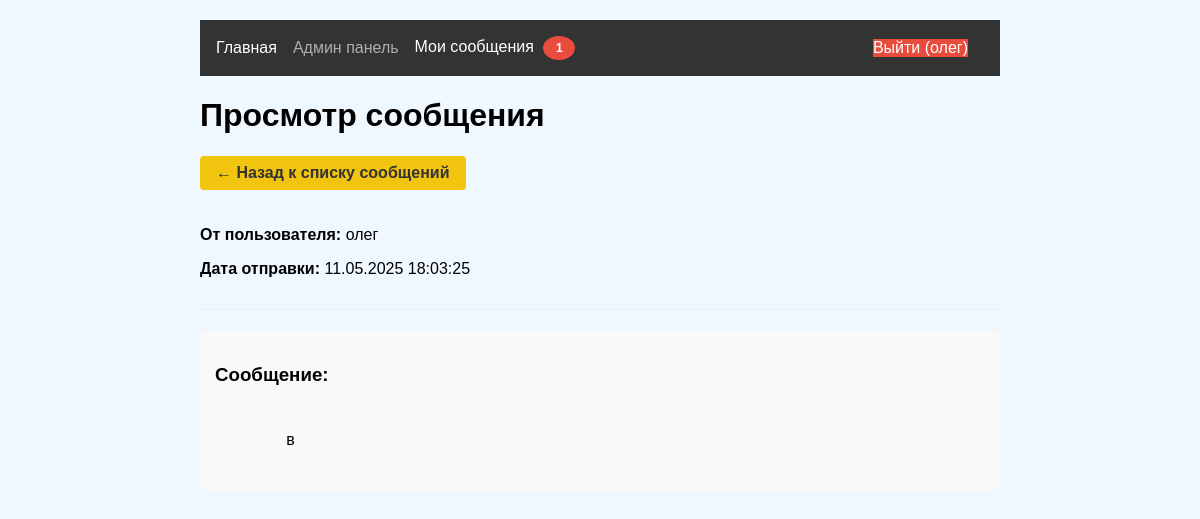
Screenshot of /user/messages/12 (signed in) with the database file from the repository.
### models.py (models this page shows, shortened)
class User(UserMixin, db.Model):
    id = db.Column(db.Integer, primary_key=True)
    username = db.Column(db.String(64), unique=True)
    password_hash = db.Column(db.String(128))
    is_admin = db.Column(db.Boolean, default=False)

class AdminMessage(db.Model):
    id = db.Column(db.Integer, primary_key=True)
    user_id = db.Column(db.Integer, db.ForeignKey('user.id'))
    admin_id = db.Column(db.Integer, db.ForeignKey('user.id'))  # ➕ Добавлено
    message = db.Column(db.Text)
    code_id = db.Column(db.Integer, db.ForeignKey('code_status.id'))
    created_at = db.Column(db.DateTime)
    read = db.Column(db.Boolean, default=False)
    user = db.relationship('User', foreign_keys=[user_id], backref=db.backref('admin_messages', lazy=True))
    admin = db.relationship('User', foreign_keys=[admin_id])  # ➕ Добавлено
    code = db.relationship('CodeStatus', backref=db.backref('messages', lazy=True))
    read_by_user = db.Column(db.Boolean, default=False)
    read_by_admin = db.Column(db.Boolean, default=False)

### app.py (the view)
@app.route('/user/messages/<int:message_id>')
@login_required
def view_user_message(message_id):
    message = AdminMessage.query.get_or_404(message_id)
    if message.user_id != current_user.id:
        flash('Доступ запрещен', 'error')
        return redirect(url_for('user_messages'))
    if not message.read_by_user:
        message.read_by_user = True
        message.read_at = datetime.utcnow()  # Добавляем время прочтения
        db.session.commit()
    return render_template('user_message_details.html', message=message)

### app.py (called while the page is built)
@login_manager.user_loader
def load_user(user_id):
    return User.query.get(int(user_id))

### templates/user_message_details.html (shortened to what this page needs)
{% extends "base.html" %}
{% block content %}
<div class="container">
    <h1>Просмотр сообщения</h1>
    <a href="{{ url_for('user_messages') }}" class="back-btn">← Назад к списку сообщений</a>
    <div class="message-details">
        <div class="message-header">
            <div class="message-meta">
                {% if message.admin_id %}
                    <p><strong>От администратора</strong></p>
                {% else %}
                    <p><strong>От пользователя:</strong> {{ message.user.username }}</p>
                {% endif %}
                <p><strong>Дата отправки:</strong> {{ message.created_at.strftime('%d.%m.%Y %H:%M:%S') }}</p>
            </div>
        </div>
        <div class="message-body">
            <h3>Сообщение:</h3>
            <div class="message-text">
                {{ message.message }}
            </div>
        </div>
    </div>
</div>
{% endblock %}

### templates/base.html (shortened to what this page needs)
<!DOCTYPE html>
<html lang="ru">
<head>
    <link rel="stylesheet" href="{{ url_for('static', filename='css/style.css') }}">
</head>
<body>
    <header>
        <nav>
            {% if current_user.is_authenticated %}
                <div class="nav-left">
                    <a href="{{ url_for('main_index') }}" class="nav-link">Главная</a>
                    <a href="{{ url_for('admin_dashboard') }}" class="nav-link {{ 'admin-link' if current_user.is_admin else 'disabled-link' }}">
                        Админ панель
                    </a>
                    <a href="{{ url_for('user_messages') }}" class="nav-link">
                        Мои сообщения
                        <span class="message-count" id="userMessageCount"></span>
                    </a>
                </div>
                <div class="nav-right">
                    <a href="{{ url_for('logout') }}" class="nav-link logout-btn">Выйти ({{ current_user.username }})</a>
                </div>
            {% else %}
                <div class="nav-left">
                    <a href="{{ url_for('login') }}" class="nav-link">Войти</a>
                    <a href="{{ url_for('register') }}" class="nav-link">Регистрация</a>
                </div>
            {% endif %}
        </nav>
    </header>
    <main>
        {% block content %}{% endblock %}
    </main>
</body>
</html>

### static/css/style.css (style rules this page uses)
body { font-family: Arial, sans-serif; max-width: 800px; margin: 0 auto; padding: 20px; background: #f0f8ff; }
nav { display: flex; background: #333; padding: 1rem; }
nav a { color: white; margin-right: 1rem; text-decoration: none; }
.nav-right { margin-left: auto; }
.back-btn { display: inline-block; margin-bottom: 20px; padding: 8px 16px; background-color: #6c757d; color: #fff; border-radius: 4px; text-decoration: none; }
.disabled-link { opacity: 0.6; cursor: default; position: relative; }
.nav-left, .nav-right { display: flex; align-items: center; }
.nav-left { margin-right: auto; }
.logout-btn { background-color: #e74c3c !important; color: white !important; transition: background-color 0.3s; }
.message-count { display: none; background-color: #e74c3c; color: white; border-radius: 50%; padding: 2px 6px; font-size: 12px; margin-left: 5px; }
.back-btn { display: inline-block; padding: 8px 16px; background-color: #f1c40f; color: #333; border-radius: 4px; text-decoration: none; margin-bottom: 20px; font-weight: bold; }
.message-details .message-header { display: flex; justify-content: space-between; margin-bottom: 20px; padding-bottom: 15px; border-bottom: 1px solid #eee; }
.message-body { background-color: #f9f9f9; padding: 15px; border-radius: 8px; margin-bottom: 20px; }
.message-text { white-space: pre-wrap; line-height: 1.5; }
.message-count { display: none; background-color: #e74c3c; color: white; border-radius: 50%; width: 20px; height: 20px; text-align: center; line-height: 20px; font-size: 12px; margin-left: 5px; font-weight: bold; }

### rows the page displays
User: username "олег", user.username "олег"
AdminMessage: created_at "11.05.2025 18:03:25", message "в"
